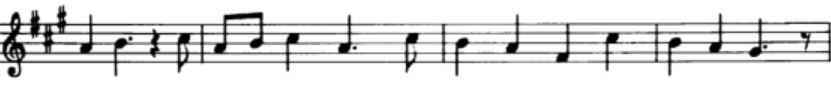
#> input picture morp2.PNG, 831 x 101 px
$ python practice_5.py
#> lines starting #> are read from the running program, lines starting #| are printed output that depends on the picture; after the words box and inside, x2 and y2 are one past the last pixel; in counts of white or black regions, pixels touching at a corner belong together
# -*- coding: utf-8 -*-
"""
Created on Wed Feb 23 00:54:53 2022

@author: jdh38
"""

import cv2
import numpy as np
import matplotlib.pyplot as plt

'''
img = cv2.imread('morp.PNG', cv2.IMREAD_GRAYSCALE)

kernel = np.ones((3, 3), np.uint8)
erosion = cv2.erode(img, kernel, iterations=1)
dilation = cv2.dilate(img, kernel)
opening = cv2.morphologyEx(img, cv2.MORPH_OPEN, kernel)
closing = cv2.morphologyEx(img, cv2.MORPH_CLOSE, kernel)
contour = dilation - erosion

plt.figure(figsize=(10,8))
plt.subplot(231); plt.imshow(img, cmap = 'gray')
plt.subplot(232); plt.imshow(erosion, cmap = 'gray')
plt.subplot(233); plt.imshow(dilation, cmap = 'gray')
plt.subplot(234); plt.imshow(opening, cmap = 'gray')
plt.subplot(235); plt.imshow(closing, cmap = 'gray')
plt.subplot(236); plt.imshow(contour, cmap = 'gray')

gradient = cv2.morphologyEx(img, cv2.MORPH_GRADIENT, kernel)
plt.subplot(121); plt.imshow(img, cmap = 'gray')
plt.subplot(122); plt.imshow(gradient, cmap='gray')

s_vs_p = 0.5
amount = 0.01
img_sp = np.copy(img)

num_salt = np.ceil(amount * img.size * s_vs_p)
coords = [np.random.randint(0, i-1, int(num_salt)) for i in img.shape]
img_sp[tuple(coords)] = 1

num_pepper = np.ceil(amount * img.size * (1. - s_vs_p))
coords = [np.random.randint(0, i-1, int(num_pepper)) for i in img.shape]
img_sp[tuple(coords)] = 0

plt.subplot(111); plt.imshow(img_sp, cmap='gray')

opening2 = cv2.morphologyEx(img_sp, cv2.MORPH_OPEN, kernel)
closing2 = cv2.morphologyEx(opening2, cv2.MORPH_CLOSE, kernel)
plt.subplot(121); plt.imshow(opening2, cmap='gray')
plt.subplot(122); plt.imshow(closing2, cmap='gray')

'''

img = cv2.imread('morp2.PNG', cv2.IMREAD_GRAYSCALE)
#> img is the input picture: shape (101, 831); min 0, max 255, mean 226.7

img_inv = cv2.bitwise_not(img)
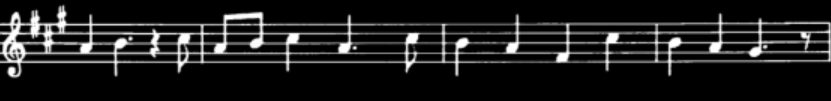
#> img_inv: shape (101, 831); min 0, max 255, mean 28.3
_, bw = cv2.threshold(img_inv, 0, 255, cv2.THRESH_BINARY+cv2.THRESH_OTSU)
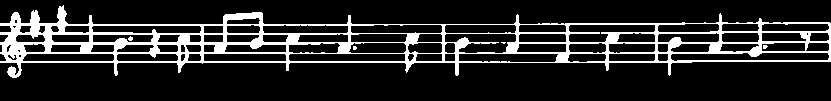
#> bw: shape (101, 831); 15.2% white; 5 white regions (4 under 20 px), largest, box (x1, y1, x2, y2) and area: (0, 5, 831, 78) 12691
'''
plt.figure(figsize=(10,3))
plt.imshow(img, cmap = 'gray')
plt.figure(figsize=(10,3))
plt.imshow(bw, cmap = 'gray')
'''

horizontal = np.copy(bw)
cols = horizontal.shape[1]
#> cols = 831
horizontal_size = cols // 20
#> horizontal_size = 41

horizontalStruc = cv2.getStructuringElement(cv2.MORPH_RECT, (horizontal_size, 1))
horizontal = cv2.erode(horizontal, horizontalStruc)
#> horizontal: shape (101, 831); 8.2% white in thin lines or dots, all inside (x1, y1, x2, y2) = (0, 22, 831, 63)
horizontal = cv2.dilate(horizontal, horizontalStruc)
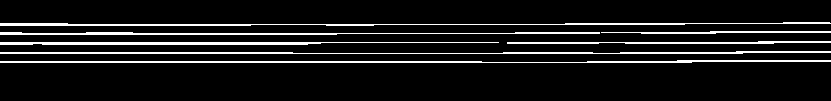
#> horizontal: shape (101, 831); 9.1% white in thin lines or dots, all inside (x1, y1, x2, y2) = (0, 22, 831, 63)

'''
plt.figure(figsize=(10, 3))
plt.imshow(horizontal, cmap = 'gray')
'''

vertical = np.copy(bw)
rows = vertical.shape[0]
#> rows = 101
vertical_size = rows // 25
#> vertical_size = 4
verticalStruc = cv2.getStructuringElement(cv2.MORPH_RECT, (1, vertical_size))
#> verticalStruc = [1, 1, 1, 1]
vertical = cv2.erode(vertical, verticalStruc)
#> vertical: shape (101, 831); 5.7% white; 28 white regions (3 under 20 px), largest, box (x1, y1, x2, y2) and area: (2, 14, 26, 77) 571, (214, 14, 264, 53) 490, (177, 35, 190, 72) 249
vertical = cv2.dilate(vertical, verticalStruc)
#> vertical: shape (101, 831); 7.2% white; 28 white regions (3 under 20 px), largest, box (x1, y1, x2, y2) and area: (2, 13, 26, 79) 718, (214, 13, 264, 55) 676, (177, 34, 190, 74) 315
'''
plt.figure(figsize=(10, 3))
plt.imshow(vertical, cmap = 'gray')
'''
vertical_inv = cv2.bitwise_not(vertical)
'''
plt.figure(figsize=(10, 3))
plt.imshow(vertical_inv, cmap = 'gray')
'''
kernel = np.ones((3, 3), np.uint8)
edges = cv2.morphologyEx(vertical, cv2.MORPH_GRADIENT, kernel)
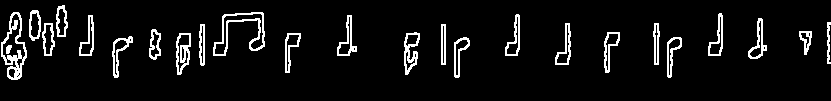
#> edges: shape (101, 831); 6.9% white in thin lines or dots, all inside (x1, y1, x2, y2) = (1, 5, 831, 80)
'''
plt.figure(figsize=(10, 3))
plt.imshow(edges, cmap = 'gray')
'''
smooth = cv2.blur(vertical_inv, (7, 7))
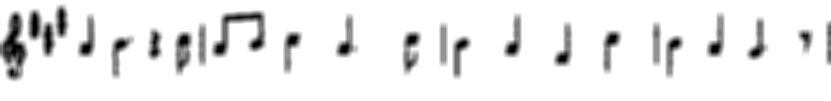
#> smooth: shape (101, 831); min 0, max 255, mean 236.6
'''
plt.figure(figsize=(10, 3))
plt.imshow(smooth, cmap = 'gray')
'''
(rows, cols) = np.where(edges != 0)
#> rows = 5752 values from 5 to 79; cols = 5752 values, max 830 at index 628, min 1 at index 2548, mean 340.6
vertical_inv[rows, cols] = smooth[rows, cols]
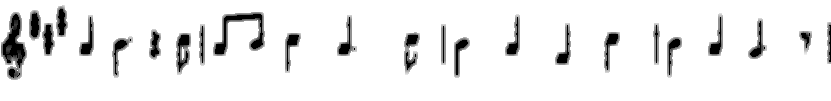
#> vertical_inv: shape (101, 831); min 0, max 255, mean 237.1
plt.figure(figsize=(10, 3))
plt.imshow(vertical_inv, cmap = 'gray')

kernel = cv2.getStructuringElement(cv2.MORPH_ELLIPSE, (8, 8))
final = cv2.morphologyEx(vertical, cv2.MORPH_OPEN, kernel)
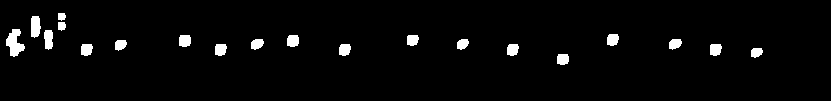
#> final: shape (101, 831); 3% white; 20 white regions, largest, box (x1, y1, x2, y2) and area: (6, 29, 25, 57) 311, (31, 16, 41, 38) 185, (44, 30, 53, 50) 153
final = cv2.bitwise_not(final)
plt.figure(figsize=(10, 3))
plt.imshow(final, cmap = 'gray')

$ run again, with input_1.png copied over morp2.PNG
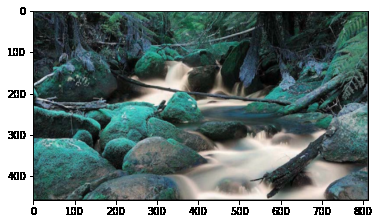
#> input picture input_1.png, 379 x 224 px
#> bw: shape (224, 379); 68% white; 126 black regions (110 under 20 px), largest, box (x1, y1, x2, y2) and area: (0, 0, 379, 224) 19525, (180, 131, 309, 199) 4001, (278, 161, 344, 199) 993
#> edges: shape (224, 379); 9.7% white; 51 white regions (16 under 20 px), largest, box (x1, y1, x2, y2) and area: (31, 11, 372, 217) 4225, (108, 61, 194, 127) 768, (187, 89, 253, 111) 387
#> `smooth = cv2.blur(vertical_inv, (7, 7))`:
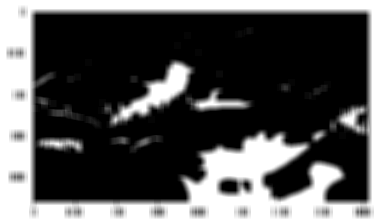
#> smooth: shape (224, 379); min 0, max 255, mean 86.7
#> `(rows, cols) = np.where(edges != 0)`: rows = 8239 values from 7 to 216; cols = 8239 values, max 371 at index 7119, min 8 at index 931, mean 188.5
#> `final = cv2.morphologyEx(vertical, cv2.MORPH_OPEN, kernel)`:
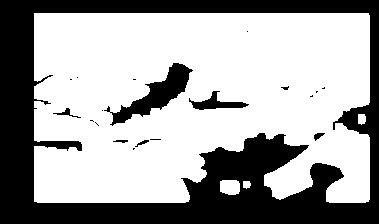
#> final: shape (224, 379); 64.4% white; 20 black regions (13 under 20 px), largest, box (x1, y1, x2, y2) and area: (0, 0, 379, 224) 27833, (104, 63, 193, 126) 1673, (189, 91, 249, 110) 441

$ run again, with sunglasses.png copied over morp2.PNG
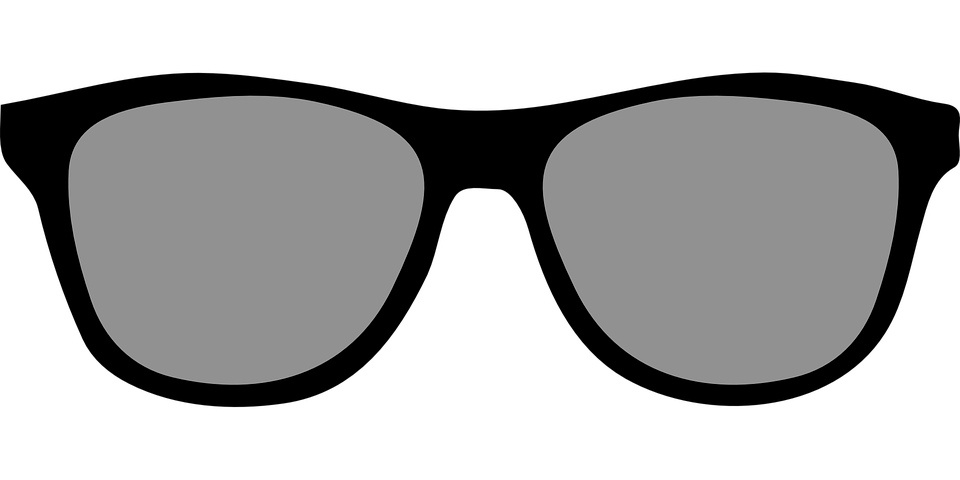
#> input picture sunglasses.png, 960 x 480 px
#> img is the input picture: shape (480, 960); min 0, max 255, mean 176.9
#> bw: shape (480, 960); 51.3% white; 3 black regions (1 under 20 px), largest, box (x1, y1, x2, y2) and area: (0, 146, 960, 480) 138889, (0, 0, 960, 114) 85351
#> edges: shape (480, 960); 1.3% white in thin lines or dots, all inside (x1, y1, x2, y2) = (0, 71, 960, 408)
#> `smooth = cv2.blur(vertical_inv, (7, 7))`:
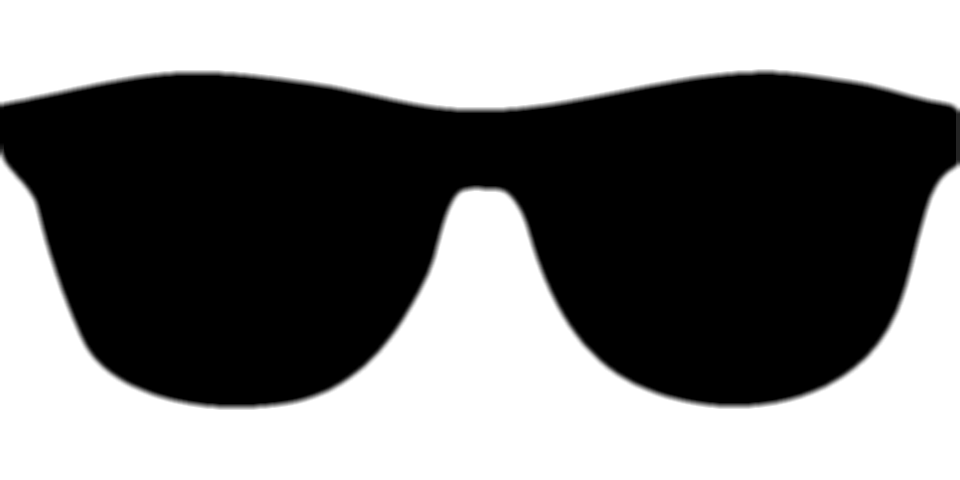
#> smooth: shape (480, 960); min 0, max 255, mean 124.1
#> `(rows, cols) = np.where(edges != 0)`: rows = 6118 values from 71 to 407; cols = 6118 values, max 959 at index 2212, min 0 at index 1851, mean 486.5
#> `final = cv2.morphologyEx(vertical, cv2.MORPH_OPEN, kernel)`:
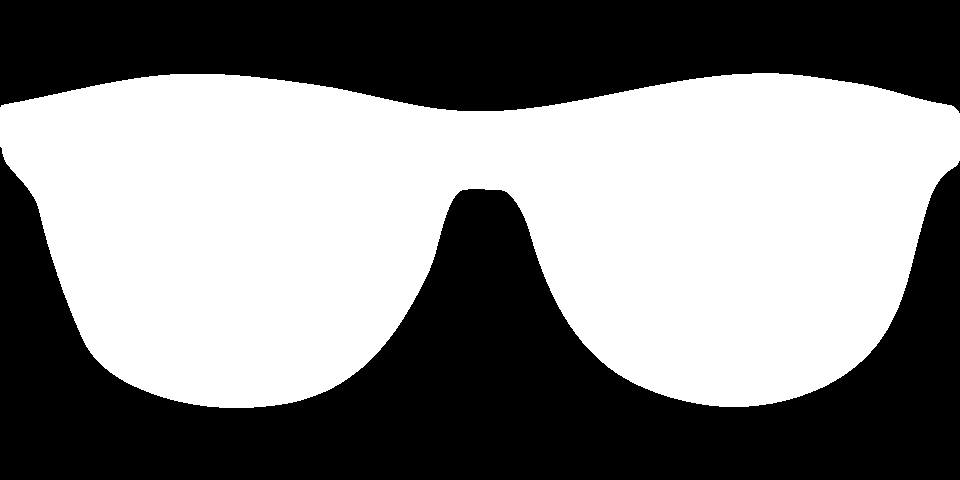
#> final: shape (480, 960); 51.3% white; 2 black regions, box (x1, y1, x2, y2) and area: (0, 147, 960, 480) 138698, (0, 0, 960, 113) 85883
